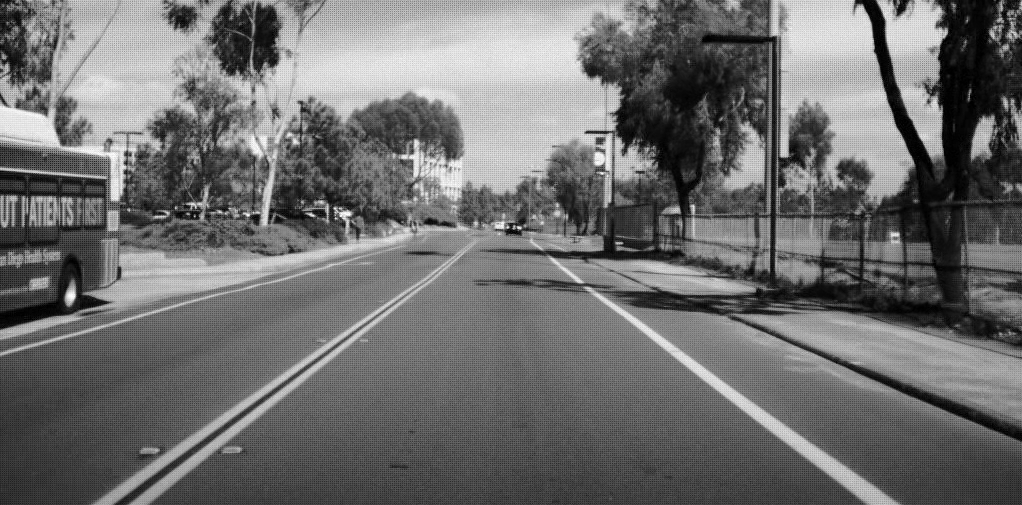
%> input picture ECE 172A/proj 3/Data/lane.png, 1022 x 505 px
$ octave --eval "result = sqi('../Data/lane.png');"   (GNU Octave 9; MATLAB toolbox functions it lacks are replaced by stand-ins)
%> lines starting %> are read from the running program, lines starting %| are printed output that depends on the picture
% Function that takes an image then samples and quantizes it.
% input: image path
% output: quantized image matrix

function [image] = sqi(path)
%> called with path = '../Data/lane.png'
% read in image
im = imread(path);
%> im is the input picture: size 505x1022x3 uint8; min 0, max 255, mean 110.3
% get dimensions of image
[m,n] = size(im);
%> m = 505; n = 3066
% sample every 10
ims = im(1:10:m, 1:10:n);
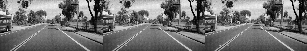
%> ims: size 51x307 uint8; min 0, max 247, mean 116
% now quantize
imq = floor(ims./51)*51;
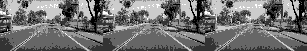
%> imq: size 51x307 uint8; min 0, max 255, mean 115.1
image = imq;

return
end
